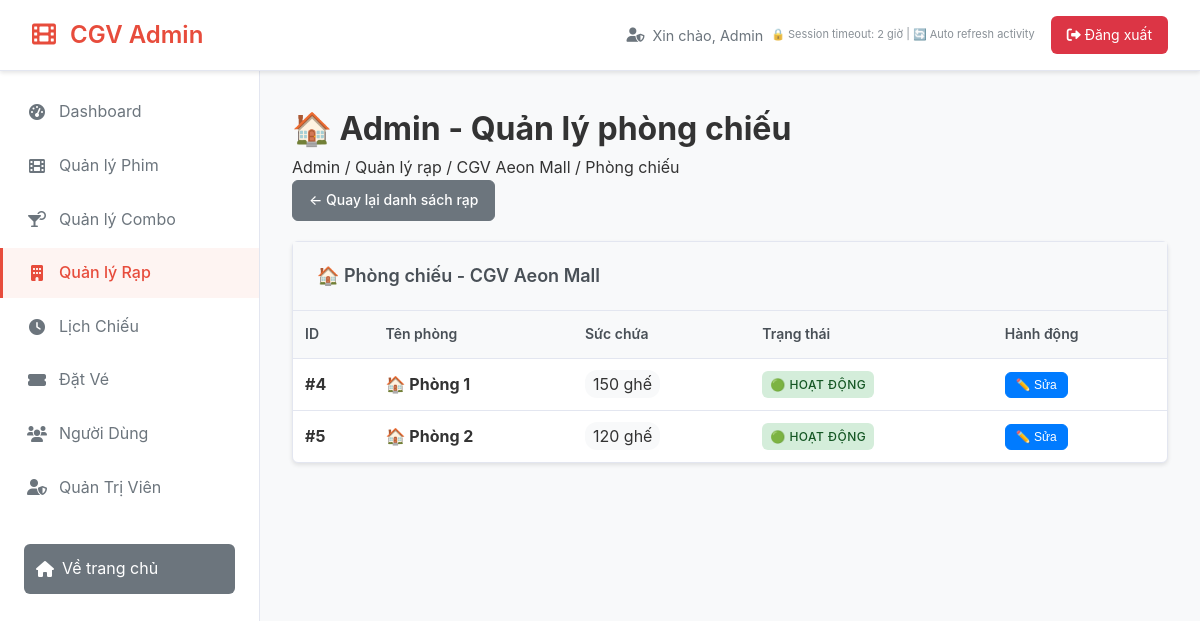
Before: /admin/index.php?page=theaters&action=screens&id=2 (signed in) with the older database file.
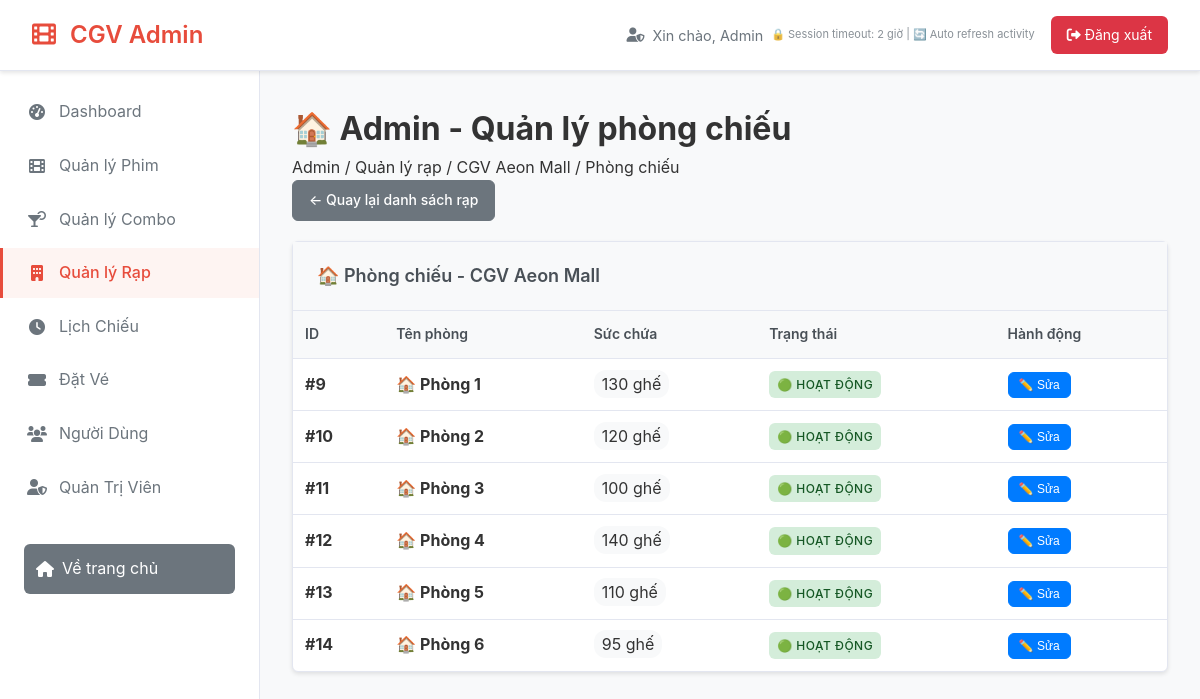
After: the same page with the newer database file.
### tables this page shows
CREATE TABLE screens (
    id INT AUTO_INCREMENT PRIMARY KEY,
    theater_id INT NOT NULL,
    screen_name VARCHAR(50) NOT NULL,
    total_seats INT DEFAULT 100,
    FOREIGN KEY (theater_id) REFERENCES theaters(id) ON DELETE CASCADE
);

### admin/pages/admin_theaters.php (the view, shortened to what the changed rows need)
<?php
$action = isset($_GET['action']) ? $_GET['action'] : 'list';
$theater_id = isset($_GET['id']) ? intval($_GET['id']) : 0;
if ($action == 'add' || $action == 'edit') {
    $theater = null;
    if ($action == 'edit' && $theater_id > 0) {
        $stmt = $conn->prepare("SELECT * FROM theaters WHERE id = ?");
        $stmt->bind_param("i", $theater_id);
        $stmt->execute();
        $result = $stmt->get_result();
        $theater = $result->fetch_assoc();
    }
?>
<div class="content-header">
    <h1 class="content-title">🏢 Admin - <?php echo $action == 'add' ? 'Thêm rạp mới' : 'Chỉnh sửa rạp'; ?></h1>
    <div class="breadcrumb">Admin / Quản lý rạp / <?php echo $action == 'add' ? 'Thêm mới' : 'Chỉnh sửa'; ?></div>
</div>
<div class="card">
    <div class="card-body">
        <form method="POST">
            <div style="display: grid; grid-template-columns: 1fr 1fr; gap: 20px; margin-bottom: 20px;">
                <div class="form-group">
                    <label class="form-label">Tên rạp *</label>
                    <input type="text" name="name" class="form-control"
                           value="<?php echo $theater ? htmlspecialchars($theater['name']) : ''; ?>"
                           required placeholder="VD: CGV Vincom Landmark 81">
                </div>
                <div class="form-group">
                    <label class="form-label">Thành phố *</label>
                    <select name="city_id" class="form-control" required>
                        <option value="">Chọn thành phố</option>
                        <?php
                        $cities_sql = "SELECT * FROM cities WHERE status = 'active' ORDER BY display_order";
                        $cities_result = mysqli_query($conn, $cities_sql);
                        if ($cities_result && mysqli_num_rows($cities_result) > 0) {
                            while($city = mysqli_fetch_assoc($cities_result)) {
                                $selected = ($theater && $theater['city_id'] == $city['id']) ? 'selected' : '';
                                echo '<option value="' . $city['id'] . '" ' . $selected . '>' . htmlspecialchars($city['name']) . '</option>';
                            }
                        }
                        ?>
                    </select>
                </div>
            </div>
            <div class="form-group">
                <label class="form-label">Địa chỉ *</label>
                <input type="text" name="address" class="form-control"
                       value="<?php echo $theater ? htmlspecialchars(isset($theater['location']) ? $theater['location'] : (isset($theater['address']) ? $theater['address'] : '')) : ''; ?>"
                       required placeholder="VD: Tầng B1, Vincom Mega Mall Landmark 81, 772 Điện Biên Phủ, Bình Thạnh">
            </div>
            <div style="display: grid; grid-template-columns: 1fr 1fr; gap: 20px; margin-bottom: 20px;">
                <div class="form-group">
                    <label class="form-label">Số điện thoại</label>
                    <input type="text" name="phone" class="form-control"
                           value="<?php echo $theater ? htmlspecialchars(isset($theater['phone']) ? $theater['phone'] : '') : ''; ?>"
                           placeholder="VD: 028 3 999 8888">
                </div>
                <div class="form-group">
                    <label class="form-label">Trạng thái</label>
                    <select name="status" class="form-control">
                        <option value="active" <?php echo ($theater && isset($theater['status']) && $theater['status'] == 'active') ? 'selected' : ''; ?>>🟢 Đang hoạt động</option>
                        <option value="inactive" <?php echo ($theater && isset($theater['status']) && $theater['status'] == 'inactive') ? 'selected' : ''; ?>>🔴 Tạm ngừng</option>
                        <option value="maintenance" <?php echo ($theater && isset($theater['status']) && $theater['status'] == 'maintenance') ? 'selected' : ''; ?>>🛠️ Bảo trì</option>
                    </select>
                </div>
            </div>
            <div style="display: flex; gap: 10px; justify-content: center; margin-top: 30px;">
                <button type="submit" class="btn btn-primary">
                    <?php echo $action == 'add' ? '🏢 Thêm rạp' : '💾 Cập nhật'; ?>
                </button>
                <a href="?page=theaters" class="btn btn-secondary">❌ Hủy</a>
            </div>
        </form>
    </div>
</div>
<?php } elseif ($action == 'screens' && $theater_id > 0) {
?>
<div class="content-header">
    <h1 class="content-title">🏠 Admin - Quản lý phòng chiếu</h1>
</div>
<div class="card">
    <table class="table">
        <thead>
            <tr>
                <th>ID</th>
                <th>Tên phòng</th>
                <th>Sức chứa</th>
                <th>Trạng thái</th>
                <th>Hành động</th>
            </tr>
        </thead>
        <tbody>
            <?php
            $screens_sql = "SELECT * FROM screens WHERE theater_id = ? ORDER BY screen_name";
            $screens_stmt = $conn->prepare($screens_sql);
            $screens_stmt->bind_param("i", $theater_id);
            $screens_stmt->execute();
            $screens_result = $screens_stmt->get_result();
            if ($screens_result && $screens_result->num_rows > 0) {
                while($screen = $screens_result->fetch_assoc()) {
                    $capacity = isset($screen['total_seats']) ? $screen['total_seats'] : (isset($screen['capacity']) ? $screen['capacity'] : '100');
                    echo '<tr>';
                    echo '<td><strong>#' . $screen['id'] . '</strong></td>';
                    echo '<td><strong>🏠 ' . htmlspecialchars($screen['screen_name']) . '</strong></td>';
                    echo '<td><span style="background: #f8f9fa; padding: 4px 8px; border-radius: 12px;">' . $capacity . ' ghế</span></td>';
                    echo '<td><span class="status-badge status-confirmed">🟢 Hoạt động</span></td>';
                    echo '<td>';
                    echo '<button class="btn btn-primary" style="padding: 5px 10px; font-size: 12px;" onclick="editScreen(' . $screen['id'] . ', \'' . htmlspecialchars($screen['screen_name']) . '\', ' . $capacity . ')">✏️ Sửa</button>';
                    echo '</td>';
                    echo '</tr>';
                }
            } else {
                echo '<tr><td colspan="5" style="text-align: center; padding: 50px; color: #666;">';
                echo '<div style="font-size: 48px; margin-bottom: 20px;">🏠</div>';
                echo '<h3>Chưa có phòng chiếu</h3>';
                echo '<p>Rạp này chưa có phòng chiếu nào</p>';
                echo '</td></tr>';
            }
            ?>
        </tbody>
    </table>
</div>
<?php } ?>

Changed rows visible on the page:
no longer on this page (row edited): screens: id "4", screen_name "Phòng 1", total_seats "150"
no longer on this page (row edited): screens: id "5", screen_name "Phòng 2", total_seats "120"
now on this page (row edited): screens: id "9", screen_name "Phòng 1", total_seats "130"
now on this page (row edited): screens: id "10", screen_name "Phòng 2", total_seats "120"
added screens: id "11", screen_name "Phòng 3", total_seats "100"
added screens: id "12", screen_name "Phòng 4", total_seats "140"
added screens: id "13", screen_name "Phòng 5", total_seats "110"
added screens: id "14", screen_name "Phòng 6", total_seats "95"
